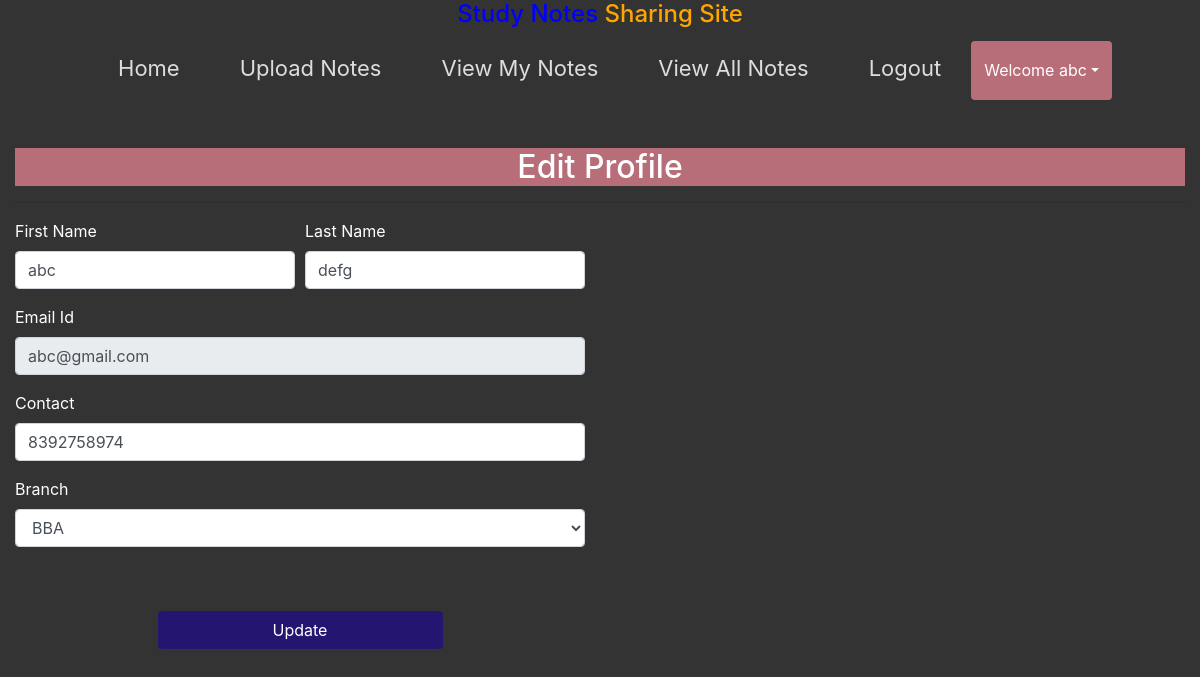
The app's page /edit_profile (signed in) with its own data.
### notes/models.py (models this page shows, shortened)
class Signup(models.Model):
    user=models.ForeignKey(User,on_delete=models.CASCADE,null=True)
    contact=models.CharField(max_length=10,null=True)
    branch=models.CharField(max_length=30)
    role=models.CharField(max_length=15)
    contact=models.CharField(max_length=10)

### notes/views.py (the view, shortened to what this page needs)
# urls.py: path('edit_profile',edit_profile,name='edit_profile'),
def edit_profile(request):
    user = request.user  # Use lowercase 'user'
    data = Signup.objects.get(user=user)  # Use lowercase 'user' here as well
    error=False
    d = {'data': data, 'user': user, 'error': error}
    return render(request, 'edit_profile.html', d)

### templates/edit_profile.html (shortened to what this page needs)
{% load static %}
{% block body %}
    {% include 'user_nav.html' %}
    <div class="col-12 container mt-5">
        <h2 style="color: white; background-color: #b76e79;" class="text-center">Edit Profile</h2>
        <hr>
        <div class="row">
            <div class="col-sm-6">
                <form method="post">
                    <div class="form-row">
                        <div class="form-group col-sm-6">
                            <label>First Name</label>
                            <input type="text" class="form-control" value="{{data.user.first_name}}" name="firstname">
                        </div>
                        <div class="form-group col-sm-6">
                            <label>Last Name</label>
                            <input type="text" class="form-control" value="{{data.user.last_name}}" name="lastname">
                        </div>
                    </div>
                    <div class="form-row">
                    <div class="form-group col-md-12">
                        <label>Email Id</label>
                        <input type="text" class="form-control" value="{{data.user.username}}" name="emailid" readonly>
                    </div>
                    </div>
                    <div class="form-row">
                    <div class="form-group col-md-12">
                        <label>Contact</label>
                        <input type="text" class="form-control" value="{{data.contact}}" name="contact">
                    </div>
                    </div>
                    <div class="form-row">
                    <div class="form-group col-md-12">
                        <label>Branch</label>
                        <select class="form-control" name="branch">
                            <option value="{{data.branch}}">{{data.branch}}</option>
                        </select>
                    </div>
                    </div>
                    <div style="text-align: center;">
                            <button type="submit" style="color: white; width: 50%; background-color: #241571;"
                            class="btn mt-5">Update</button>
                    </div>
                </form>
            </div>
        </div>
    </div>
{% endblock %}

### templates/user_nav.html (shortened to what this page needs)
<!DOCTYPE html>
<html lang="en">
<head>
    {% load static %}
    <link rel="stylesheet" href="https://maxcdn.bootstrapcdn.com/bootstrap/4.3.1/css/bootstrap.min.css">
    <link rel="stylesheet" href="https://use.fontawesome.com/releases/v5.6.3/css/all.css">
    <link rel="stylesheet" href="{% static 'css/mystyle.css' %}">
</head>
<body>
    <h4>
        <span style="color: blue;">Study Notes</span>
        <span style="color: orange;">Sharing Site</span>
    </h4>
    <ul>
        <li><a href="{% url 'profile' %}">Home</a></li>
        <li><a href="{% url 'upload_notes' %}">Upload Notes</a></li>
        <li><a href="{% url 'view_notes' %}">View My Notes</a></li>
        <li><a href="{% url 'view_all_notes' %}">View All Notes</a></li>
        <li><a href="{% url 'logout' %}">Logout</a></li>
        <div class="btn-group ">
            <button style="color:white; background-color: #b76e79;" type="button" class="btn btn-xs mt-1 dropdown-toggle" data-toggle="dropdown">
                Welcome {{request.user.first_name}}</button>
        </div>
    </ul>
</body>
</html>

### templates/user_nav.html (style rules this page uses)
body { background: #333; margin: 0; display: flex; flex-direction: column; align-items: center; justify-content: flex-start; }
h4 { color: white; }
ul { padding: 0; margin: 0; display: flex; flex-wrap: wrap; background: #333; z-index: 1000; width: 100%; justify-content: center; }
ul li { list-style: none; margin: 15px; }
ul li a { text-decoration: none; color: #ddd; font-size: 22px; padding: 10px 15px; position: relative; transition: all 0.5s; }
ul li a:before, ul li a:after { content: ''; position: absolute; left: 0; width: 100%; height: 2px; background-color: #ddd; transform: scaleX(0); transition: all 0.5s; transform-origin: left; }
ul li a:before { top: 0; }
ul li a:after { transform-origin: right; bottom: 0; }

### templates/edit_profile.html (style rules this page uses)
label { color: white; }

### records on screen
Signup: firstname "abc", lastname "defg", emailid "abc@gmail.com", contact "8392758974", branch "BBA"

### other values on screen
{{ request.user.first_name }} "abc"
